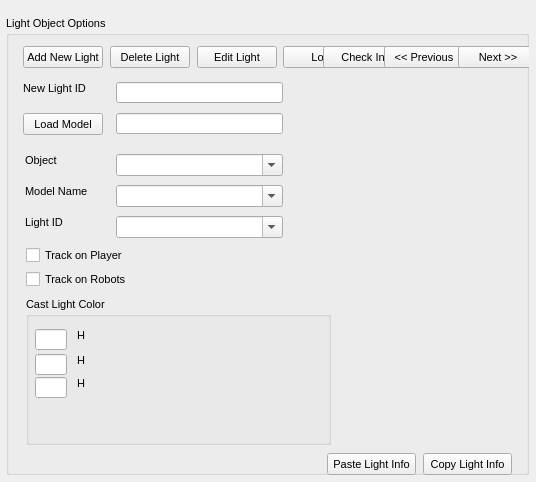
<?xml version="1.0"?>
<ui version="4.0">
  <class>WorldObjectsLightDialog</class>
  <widget class="QDialog" name="IDD_WORLDOBJECTSLIGHT">
    <property name="geometry">
      <rect>
        <x>0</x>
        <y>0</y>
        <width>536</width>
        <height>482</height>
      </rect>
    </property>
    <property name="windowTitle">
      <string>WorldObjects &gt;&gt; Lights</string>
    </property>
    <property name="font">
      <font>
        <family>Liberation Sans</family>
        <pointsize>8</pointsize>
        <bold>false</bold>
        <italic>false</italic>
      </font>
    </property>
    <property name="enabled">
      <bool>true</bool>
    </property>
    <property name="windowFlags">
      <set>Qt::Dialog|Qt::WindowCloseButtonHint</set>
    </property>
    <property name="minimumSize">
      <size>
        <width>536</width>
        <height>482</height>
      </size>
    </property>
    <property name="maximumSize">
      <size>
        <width>536</width>
        <height>482</height>
      </size>
    </property>
    <widget class="QGroupBox" name="IDC_STATIC">
      <property name="geometry">
        <rect>
          <x>6</x>
          <y>16</y>
          <width>523</width>
          <height>459</height>
        </rect>
      </property>
      <property name="title">
        <string>Light Object Options</string>
      </property>
      <property name="visible">
        <bool>true</bool>
      </property>
      <property name="enabled">
        <bool>true</bool>
      </property>
      <property name="flat">
        <bool>false</bool>
      </property>
      <widget class="QPushButton" name="IDC_BUTTON1">
        <property name="geometry">
          <rect>
            <x>17</x>
            <y>30</y>
            <width>80</width>
            <height>22</height>
          </rect>
        </property>
        <property name="text">
          <string>Add New Light</string>
        </property>
        <property name="visible">
          <bool>true</bool>
        </property>
        <property name="enabled">
          <bool>true</bool>
        </property>
        <property name="default">
          <bool>false</bool>
        </property>
        <property name="autoDefault">
          <bool>false</bool>
        </property>
      </widget>
      <widget class="QPushButton" name="IDC_BUTTON2">
        <property name="geometry">
          <rect>
            <x>104</x>
            <y>30</y>
            <width>80</width>
            <height>22</height>
          </rect>
        </property>
        <property name="text">
          <string>Delete Light</string>
        </property>
        <property name="visible">
          <bool>true</bool>
        </property>
        <property name="enabled">
          <bool>true</bool>
        </property>
        <property name="default">
          <bool>false</bool>
        </property>
        <property name="autoDefault">
          <bool>false</bool>
        </property>
      </widget>
      <widget class="QPushButton" name="IDC_BUTTON3">
        <property name="geometry">
          <rect>
            <x>191</x>
            <y>30</y>
            <width>80</width>
            <height>22</height>
          </rect>
        </property>
        <property name="text">
          <string>Edit Light</string>
        </property>
        <property name="visible">
          <bool>true</bool>
        </property>
        <property name="enabled">
          <bool>true</bool>
        </property>
        <property name="default">
          <bool>false</bool>
        </property>
        <property name="autoDefault">
          <bool>false</bool>
        </property>
      </widget>
      <widget class="QPushButton" name="IDC_BUTTON5">
        <property name="geometry">
          <rect>
            <x>277</x>
            <y>30</y>
            <width>80</width>
            <height>22</height>
          </rect>
        </property>
        <property name="text">
          <string>Lock</string>
        </property>
        <property name="visible">
          <bool>true</bool>
        </property>
        <property name="enabled">
          <bool>true</bool>
        </property>
        <property name="default">
          <bool>false</bool>
        </property>
        <property name="autoDefault">
          <bool>false</bool>
        </property>
      </widget>
      <widget class="QPushButton" name="IDC_BUTTON7">
        <property name="geometry">
          <rect>
            <x>317</x>
            <y>30</y>
            <width>80</width>
            <height>22</height>
          </rect>
        </property>
        <property name="text">
          <string>Check In</string>
        </property>
        <property name="visible">
          <bool>true</bool>
        </property>
        <property name="enabled">
          <bool>true</bool>
        </property>
        <property name="default">
          <bool>false</bool>
        </property>
        <property name="autoDefault">
          <bool>false</bool>
        </property>
      </widget>
      <widget class="QPushButton" name="IDC_BUTTON8">
        <property name="geometry">
          <rect>
            <x>378</x>
            <y>30</y>
            <width>80</width>
            <height>22</height>
          </rect>
        </property>
        <property name="text">
          <string>&lt;&lt; Previous</string>
        </property>
        <property name="visible">
          <bool>true</bool>
        </property>
        <property name="enabled">
          <bool>true</bool>
        </property>
        <property name="default">
          <bool>false</bool>
        </property>
        <property name="autoDefault">
          <bool>false</bool>
        </property>
      </widget>
      <widget class="QPushButton" name="IDC_BUTTON10">
        <property name="geometry">
          <rect>
            <x>452</x>
            <y>30</y>
            <width>80</width>
            <height>22</height>
          </rect>
        </property>
        <property name="text">
          <string>Next &gt;&gt;</string>
        </property>
        <property name="visible">
          <bool>true</bool>
        </property>
        <property name="enabled">
          <bool>true</bool>
        </property>
        <property name="default">
          <bool>false</bool>
        </property>
        <property name="autoDefault">
          <bool>false</bool>
        </property>
      </widget>
      <widget class="QLabel" name="IDC_STATIC_2">
        <property name="geometry">
          <rect>
            <x>17</x>
            <y>66</y>
            <width>67</width>
            <height>13</height>
          </rect>
        </property>
        <property name="text">
          <string>New Light ID</string>
        </property>
        <property name="visible">
          <bool>true</bool>
        </property>
        <property name="enabled">
          <bool>true</bool>
        </property>
        <property name="alignment">
          <set>Qt::AlignLeft</set>
        </property>
      </widget>
      <widget class="QLineEdit" name="IDC_EDIT24">
        <property name="geometry">
          <rect>
            <x>110</x>
            <y>66</y>
            <width>167</width>
            <height>21</height>
          </rect>
        </property>
        <property name="visible">
          <bool>true</bool>
        </property>
        <property name="enabled">
          <bool>true</bool>
        </property>
      </widget>
      <widget class="QPushButton" name="IDC_BUTTON37">
        <property name="geometry">
          <rect>
            <x>17</x>
            <y>97</y>
            <width>80</width>
            <height>22</height>
          </rect>
        </property>
        <property name="text">
          <string>Load Model</string>
        </property>
        <property name="visible">
          <bool>true</bool>
        </property>
        <property name="enabled">
          <bool>true</bool>
        </property>
        <property name="default">
          <bool>false</bool>
        </property>
        <property name="autoDefault">
          <bool>false</bool>
        </property>
      </widget>
      <widget class="QLineEdit" name="IDC_EDIT25">
        <property name="geometry">
          <rect>
            <x>110</x>
            <y>97</y>
            <width>167</width>
            <height>21</height>
          </rect>
        </property>
        <property name="visible">
          <bool>true</bool>
        </property>
        <property name="enabled">
          <bool>true</bool>
        </property>
      </widget>
      <widget class="QLabel" name="IDC_STATIC_3">
        <property name="geometry">
          <rect>
            <x>19</x>
            <y>138</y>
            <width>35</width>
            <height>13</height>
          </rect>
        </property>
        <property name="text">
          <string>Object</string>
        </property>
        <property name="visible">
          <bool>true</bool>
        </property>
        <property name="enabled">
          <bool>true</bool>
        </property>
        <property name="alignment">
          <set>Qt::AlignLeft</set>
        </property>
      </widget>
      <widget class="QComboBox" name="IDC_COMBO21">
        <property name="maxVisibleItems">
          <number>2</number>
        </property>
        <property name="geometry">
          <rect>
            <x>110</x>
            <y>138</y>
            <width>167</width>
            <height>22</height>
          </rect>
        </property>
        <property name="visible">
          <bool>true</bool>
        </property>
        <property name="enabled">
          <bool>true</bool>
        </property>
        <property name="editable">
          <bool>true</bool>
        </property>
      </widget>
      <widget class="QLabel" name="IDC_STATIC_4">
        <property name="geometry">
          <rect>
            <x>19</x>
            <y>169</y>
            <width>65</width>
            <height>13</height>
          </rect>
        </property>
        <property name="text">
          <string>Model Name</string>
        </property>
        <property name="visible">
          <bool>true</bool>
        </property>
        <property name="enabled">
          <bool>true</bool>
        </property>
        <property name="alignment">
          <set>Qt::AlignLeft</set>
        </property>
      </widget>
      <widget class="QComboBox" name="IDC_COMBO20">
        <property name="maxVisibleItems">
          <number>2</number>
        </property>
        <property name="geometry">
          <rect>
            <x>110</x>
            <y>169</y>
            <width>167</width>
            <height>22</height>
          </rect>
        </property>
        <property name="visible">
          <bool>true</bool>
        </property>
        <property name="enabled">
          <bool>true</bool>
        </property>
        <property name="editable">
          <bool>true</bool>
        </property>
      </widget>
      <widget class="QLabel" name="IDC_STATIC_5">
        <property name="geometry">
          <rect>
            <x>19</x>
            <y>200</y>
            <width>41</width>
            <height>13</height>
          </rect>
        </property>
        <property name="text">
          <string>Light ID</string>
        </property>
        <property name="visible">
          <bool>true</bool>
        </property>
        <property name="enabled">
          <bool>true</bool>
        </property>
        <property name="alignment">
          <set>Qt::AlignLeft</set>
        </property>
      </widget>
      <widget class="QComboBox" name="IDC_COMBO22">
        <property name="maxVisibleItems">
          <number>2</number>
        </property>
        <property name="geometry">
          <rect>
            <x>110</x>
            <y>200</y>
            <width>167</width>
            <height>22</height>
          </rect>
        </property>
        <property name="visible">
          <bool>true</bool>
        </property>
        <property name="enabled">
          <bool>true</bool>
        </property>
        <property name="editable">
          <bool>true</bool>
        </property>
      </widget>
      <widget class="QCheckBox" name="IDC_CHECK1">
        <property name="geometry">
          <rect>
            <x>20</x>
            <y>231</y>
            <width>105</width>
            <height>16</height>
          </rect>
        </property>
        <property name="text">
          <string>Track on Player</string>
        </property>
        <property name="visible">
          <bool>true</bool>
        </property>
        <property name="enabled">
          <bool>true</bool>
        </property>
      </widget>
      <widget class="QCheckBox" name="IDC_CHECK7">
        <property name="geometry">
          <rect>
            <x>20</x>
            <y>255</y>
            <width>110</width>
            <height>16</height>
          </rect>
        </property>
        <property name="text">
          <string>Track on Robots</string>
        </property>
        <property name="visible">
          <bool>true</bool>
        </property>
        <property name="enabled">
          <bool>true</bool>
        </property>
      </widget>
      <widget class="QGroupBox" name="IDC_STATIC_6">
        <property name="geometry">
          <rect>
            <x>20</x>
            <y>281</y>
            <width>305</width>
            <height>148</height>
          </rect>
        </property>
        <property name="title">
          <string>Cast Light Color</string>
        </property>
        <property name="visible">
          <bool>true</bool>
        </property>
        <property name="enabled">
          <bool>true</bool>
        </property>
        <property name="flat">
          <bool>false</bool>
        </property>
        <widget class="QLineEdit" name="IDC_EDIT33">
          <property name="geometry">
            <rect>
              <x>9</x>
              <y>32</y>
              <width>32</width>
              <height>21</height>
            </rect>
          </property>
          <property name="visible">
            <bool>true</bool>
          </property>
          <property name="enabled">
            <bool>true</bool>
          </property>
        </widget>
        <widget class="QLabel" name="IDC_STATIC_7">
          <property name="geometry">
            <rect>
              <x>51</x>
              <y>32</y>
              <width>12</width>
              <height>13</height>
            </rect>
          </property>
          <property name="text">
            <string>H</string>
          </property>
          <property name="visible">
            <bool>true</bool>
          </property>
          <property name="enabled">
            <bool>true</bool>
          </property>
          <property name="alignment">
            <set>Qt::AlignLeft</set>
          </property>
        </widget>
        <widget class="QLabel" name="IDC_STATIC_8">
          <property name="geometry">
            <rect>
              <x>77</x>
              <y>32</y>
              <width>160</width>
              <height>14</height>
            </rect>
          </property>
          <property name="visible">
            <bool>true</bool>
          </property>
          <property name="enabled">
            <bool>true</bool>
          </property>
          <property name="alignment">
            <set>Qt::AlignHCenter</set>
          </property>
        </widget>
        <widget class="QLabel" name="IDC_STATIC_9">
          <property name="geometry">
            <rect>
              <x>250</x>
              <y>32</y>
              <width>48</width>
              <height>48</height>
            </rect>
          </property>
          <property name="visible">
            <bool>true</bool>
          </property>
          <property name="enabled">
            <bool>true</bool>
          </property>
          <property name="alignment">
            <set>Qt::AlignHCenter</set>
          </property>
        </widget>
        <widget class="QLineEdit" name="IDC_EDIT34">
          <property name="geometry">
            <rect>
              <x>9</x>
              <y>57</y>
              <width>32</width>
              <height>21</height>
            </rect>
          </property>
          <property name="visible">
            <bool>true</bool>
          </property>
          <property name="enabled">
            <bool>true</bool>
          </property>
        </widget>
        <widget class="QLabel" name="IDC_STATIC_10">
          <property name="geometry">
            <rect>
              <x>51</x>
              <y>57</y>
              <width>12</width>
              <height>13</height>
            </rect>
          </property>
          <property name="text">
            <string>H</string>
          </property>
          <property name="visible">
            <bool>true</bool>
          </property>
          <property name="enabled">
            <bool>true</bool>
          </property>
          <property name="alignment">
            <set>Qt::AlignLeft</set>
          </property>
        </widget>
        <widget class="QLabel" name="IDC_STATIC_11">
          <property name="geometry">
            <rect>
              <x>77</x>
              <y>57</y>
              <width>160</width>
              <height>14</height>
            </rect>
          </property>
          <property name="visible">
            <bool>true</bool>
          </property>
          <property name="enabled">
            <bool>true</bool>
          </property>
          <property name="alignment">
            <set>Qt::AlignHCenter</set>
          </property>
        </widget>
        <widget class="QLineEdit" name="IDC_EDIT14">
          <property name="geometry">
            <rect>
              <x>9</x>
              <y>80</y>
              <width>32</width>
              <height>21</height>
            </rect>
          </property>
          <property name="visible">
            <bool>true</bool>
          </property>
          <property name="enabled">
            <bool>true</bool>
          </property>
        </widget>
        <widget class="QLabel" name="IDC_STATIC_12">
          <property name="geometry">
            <rect>
              <x>51</x>
              <y>80</y>
              <width>12</width>
              <height>13</height>
            </rect>
          </property>
          <property name="text">
            <string>H</string>
          </property>
          <property name="visible">
            <bool>true</bool>
          </property>
          <property name="enabled">
            <bool>true</bool>
          </property>
          <property name="alignment">
            <set>Qt::AlignLeft</set>
          </property>
        </widget>
        <widget class="QLabel" name="IDC_STATIC_13">
          <property name="geometry">
            <rect>
              <x>77</x>
              <y>80</y>
              <width>160</width>
              <height>14</height>
            </rect>
          </property>
          <property name="visible">
            <bool>true</bool>
          </property>
          <property name="enabled">
            <bool>true</bool>
          </property>
          <property name="alignment">
            <set>Qt::AlignHCenter</set>
          </property>
        </widget>
        <widget class="QLabel" name="IDC_STATIC_14">
          <property name="geometry">
            <rect>
              <x>9</x>
              <y>121</y>
              <width>240</width>
              <height>27</height>
            </rect>
          </property>
          <property name="visible">
            <bool>true</bool>
          </property>
          <property name="enabled">
            <bool>true</bool>
          </property>
          <property name="alignment">
            <set>Qt::AlignHCenter</set>
          </property>
        </widget>
      </widget>
      <widget class="QPushButton" name="IDC_BUTTON23">
        <property name="geometry">
          <rect>
            <x>321</x>
            <y>437</y>
            <width>89</width>
            <height>22</height>
          </rect>
        </property>
        <property name="text">
          <string>Paste Light Info</string>
        </property>
        <property name="visible">
          <bool>true</bool>
        </property>
        <property name="enabled">
          <bool>true</bool>
        </property>
        <property name="default">
          <bool>false</bool>
        </property>
        <property name="autoDefault">
          <bool>false</bool>
        </property>
      </widget>
      <widget class="QPushButton" name="IDC_BUTTON14">
        <property name="geometry">
          <rect>
            <x>417</x>
            <y>437</y>
            <width>89</width>
            <height>22</height>
          </rect>
        </property>
        <property name="text">
          <string>Copy Light Info</string>
        </property>
        <property name="visible">
          <bool>true</bool>
        </property>
        <property name="enabled">
          <bool>true</bool>
        </property>
        <property name="default">
          <bool>false</bool>
        </property>
        <property name="autoDefault">
          <bool>false</bool>
        </property>
      </widget>
    </widget>
  </widget>
</ui>
